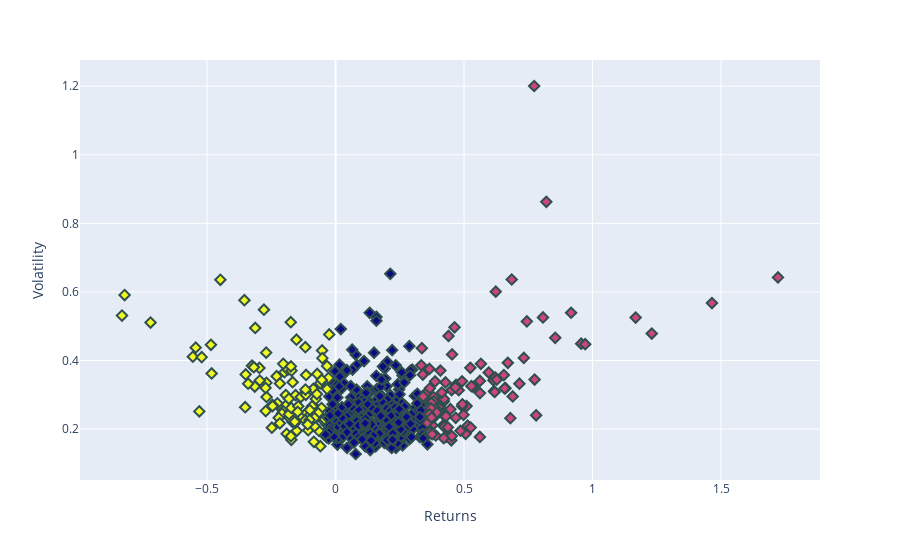

The cell this chart's notebook holds for it:
### Code cell
# plot 2025-01-01
plot(data_eo24, returns_eo24, 3)

### Figure 1 — Plotly figure (JSON) as saved in the notebook; plotly's stock layout.template omitted (floating-point values rounded to 4 significant figures; data arrays with more than 128 entries replaced by an {"elided": "..."} marker saying what was removed)
{"data": [{"customdata": {"elided": "504x1 str values"}, "hovertemplate": "Returns=%{x}<br>Volatility=%{y}<br>Ticker=%{customdata[0]}<br>Cluster=%{marker.color}<extra></extra>", "legendgroup": "", "marker": {"color": {"elided": "504 int values"}, "coloraxis": "coloraxis", "symbol": "diamond", "line": {"color": "DarkSlateGrey", "width": 2}, "size": 8}, "mode": "markers", "name": "", "orientation": "v", "showlegend": false, "x": {"elided": "504 float values"}, "xaxis": "x", "y": {"elided": "504 float values"}, "yaxis": "y", "type": "scatter"}], "layout": {"xaxis": {"anchor": "y", "domain": [0.0, 1.0], "title": {"text": "Returns"}}, "yaxis": {"anchor": "x", "domain": [0.0, 1.0], "title": {"text": "Volatility"}}, "coloraxis": {"colorbar": {"title": {"text": "Cluster"}}, "colorscale": [[0.0, "#0d0887"], [0.1111, "#46039f"], [0.2222, "#7201a8"], [0.3333, "#9c179e"], [0.4444, "#bd3786"], [0.5556, "#d8576b"], [0.6667, "#ed7953"], [0.7778, "#fb9f3a"], [0.8889, "#fdca26"], [1.0, "#f0f921"]], "showscale": false}, "legend": {"tracegroupgap": 0}, "margin": {"t": 60}}}
